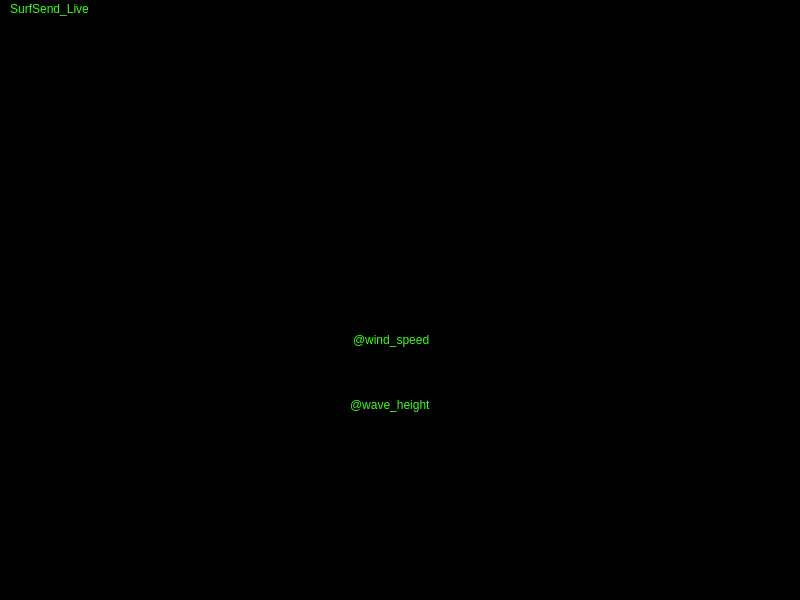
<?xml version="1.0" encoding="UTF-8"?>
<ui version="4.0">
 <class>MainWindow</class>
 <widget class="QMainWindow" name="MainWindow">
  <property name="geometry">
   <rect>
    <x>0</x>
    <y>0</y>
    <width>800</width>
    <height>600</height>
   </rect>
  </property>
  <property name="windowTitle">
   <string>MainWindow</string>
  </property>
  <property name="styleSheet">
   <string notr="true">background-color: rgb(0, 0, 0);
color: rgb(58, 255, 26);</string>
  </property>
  <widget class="QWidget" name="centralwidget">
   <widget class="QLabel" name="label">
    <property name="geometry">
     <rect>
      <x>350</x>
      <y>350</y>
      <width>111</width>
      <height>71</height>
     </rect>
    </property>
    <property name="text">
     <string>@wave_height</string>
    </property>
   </widget>
   <widget class="QLineEdit" name="lineEdit">
    <property name="geometry">
     <rect>
      <x>350</x>
      <y>310</y>
      <width>113</width>
      <height>21</height>
     </rect>
    </property>
    <property name="text">
     <string>@wind_speed</string>
    </property>
   </widget>
  </widget>
  <widget class="QMenuBar" name="menubar">
   <property name="geometry">
    <rect>
     <x>0</x>
     <y>0</y>
     <width>800</width>
     <height>22</height>
    </rect>
   </property>
   <widget class="QMenu" name="menuSurfSend_Live">
    <property name="title">
     <string>SurfSend_Live</string>
    </property>
   </widget>
   <addaction name="menuSurfSend_Live"/>
  </widget>
  <widget class="QStatusBar" name="statusbar"/>
 </widget>
 <resources/>
 <connections/>
</ui>
